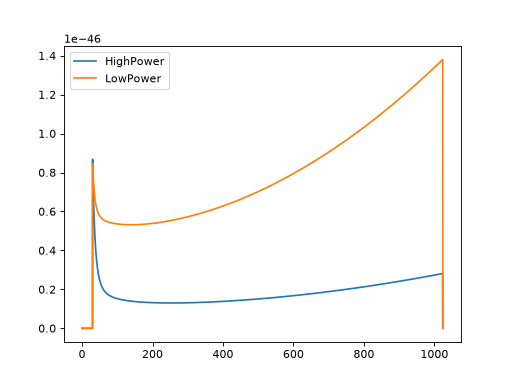

Here is the Python script that generated this plot:
import matplotlib.pyplot as pp

import pycbc.psd

# List the available analytic psds
print(pycbc.psd.get_lalsim_psd_list())

delta_f = 1.0 / 4
flen = int(1024 / delta_f)
low_frequency_cutoff = 30.0

# One can either call the psd generator by name
p1 = pycbc.psd.aLIGOZeroDetHighPower(flen, delta_f, low_frequency_cutoff)

# or by using the name as a string.
p2 = pycbc.psd.from_string("aLIGOZeroDetLowPower", flen, delta_f, low_frequency_cutoff)

pp.plot(p1.sample_frequencies, p1, label="HighPower")
pp.plot(p2.sample_frequencies, p2, label="LowPower")
pp.legend()
pp.show()
